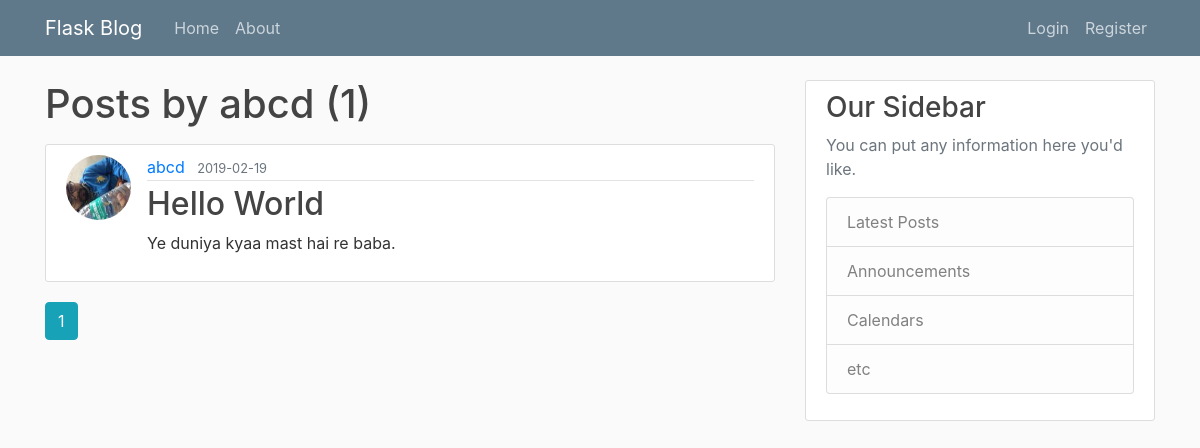
/user/abcd, run on an earlier commit of the app's database.
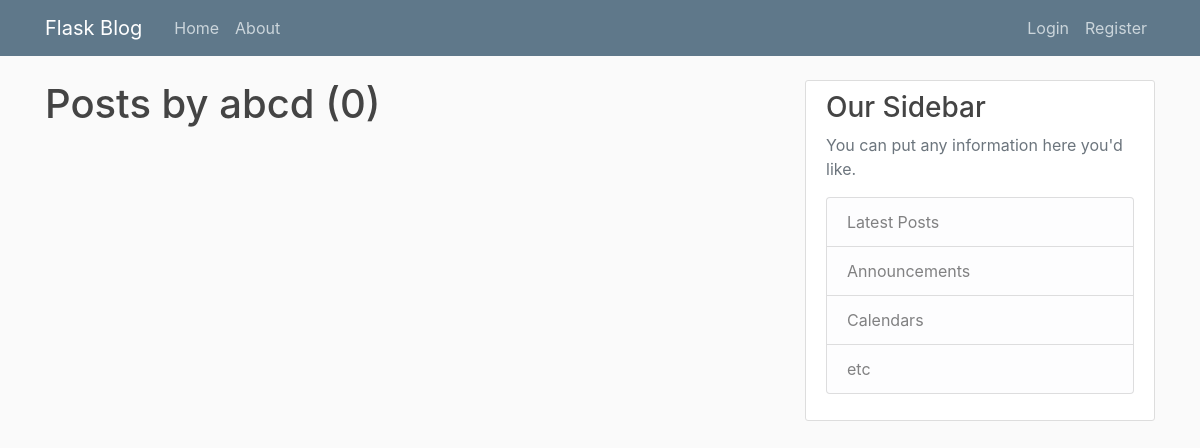
And on a later commit of the database.
### blog/models.py (models this page shows, shortened)
class Post(db.Model):
	id=db.Column(db.Integer,primary_key=True)
	title=db.Column(db.String(100),nullable=False)
	date_posted=db.Column(db.DateTime,nullable=False,default=datetime.utcnow)
	content=db.Column(db.Text,nullable=False)
	user_id=db.Column(db.Integer,db.ForeignKey('user.id'),nullable=False)

class User(db.Model,UserMixin):
	id=db.Column(db.Integer,primary_key=True)
	username=db.Column(db.String(20),unique=True,nullable=False)
	email=db.Column(db.String(120),unique=True,nullable=False)
	user_image=db.Column(db.String(20),nullable=False,default='default.jpg')
	password=db.Column(db.String(60),nullable=True)
	posts=db.relationship('Post',backref='author',lazy=True)

### blog/routes.py (the view)
@app.route("/user/<string:username>")
def user_post(username):
	page=request.args.get('page',default=1,type=int)
	user=User.query.filter_by(username=username).first_or_404()
	post=Post.query.filter_by(author=user).order_by(Post.date_posted.desc()).paginate(page=page,per_page=5)
	return render_template('user_post.html',posts=post,user=user)

### blog/templates/user_post.html
{% extends "layout.html" %}
{% block content %}
  <h1 class="mb-3">Posts by {{ user.username }} ({{ posts.total }})</h1>
	{% for post in posts.items %}
		<article class="media content-section">
      <img class="rounded-circle article-img" src="{{ url_for('static',filename='profile_pics/'+post.author.user_image)}}">
      <div class="media-body">
        <div class="article-metadata">
          <a class="mr-2" href="{{ url_for('user_post',username=post.author.username) }}">{{ post.author.username }}</a>
          <small class="text-muted">{{ post.date_posted.strftime('%Y-%m-%d') }}</small>
        </div>
        <h2><a class="article-title" href="{{ url_for('post',post_id=post.id) }}">{{ post.title }}</a></h2>
        <p class="article-content">{{ post.content }}</p>
      </div>
    </article>
	{% endfor %}
  {% for page_num in posts.iter_pages(left_edge=1,right_edge=1,left_current=1,right_current=2) %}
    {% if page_num %}
      {% if posts.page==page_num %}
        <a class="btn btn-info mb-4" href="{{ url_for('user_post',username=user.username,page=page_num) }}">{{ page_num }}</a>
      {% else %}
        <a class="btn btn-outline-info mb-4" href="{{ url_for('user_post',username=user.username,page=page_num) }}">{{ page_num }}</a>
      {% endif %}
    {% else %}
      ...
    {% endif %}
  {% endfor %}
{% endblock %}

What changed in the data, as far as the page shows it:
removed Post: user_image (picture), author.username "abcd", date_posted "2019-02-19", title "Hello World", content "Ye duniya kyaa mast hai re baba."
Also different on the page:
{{ posts.total }}: "1" → "0"
list line gone: "1"
